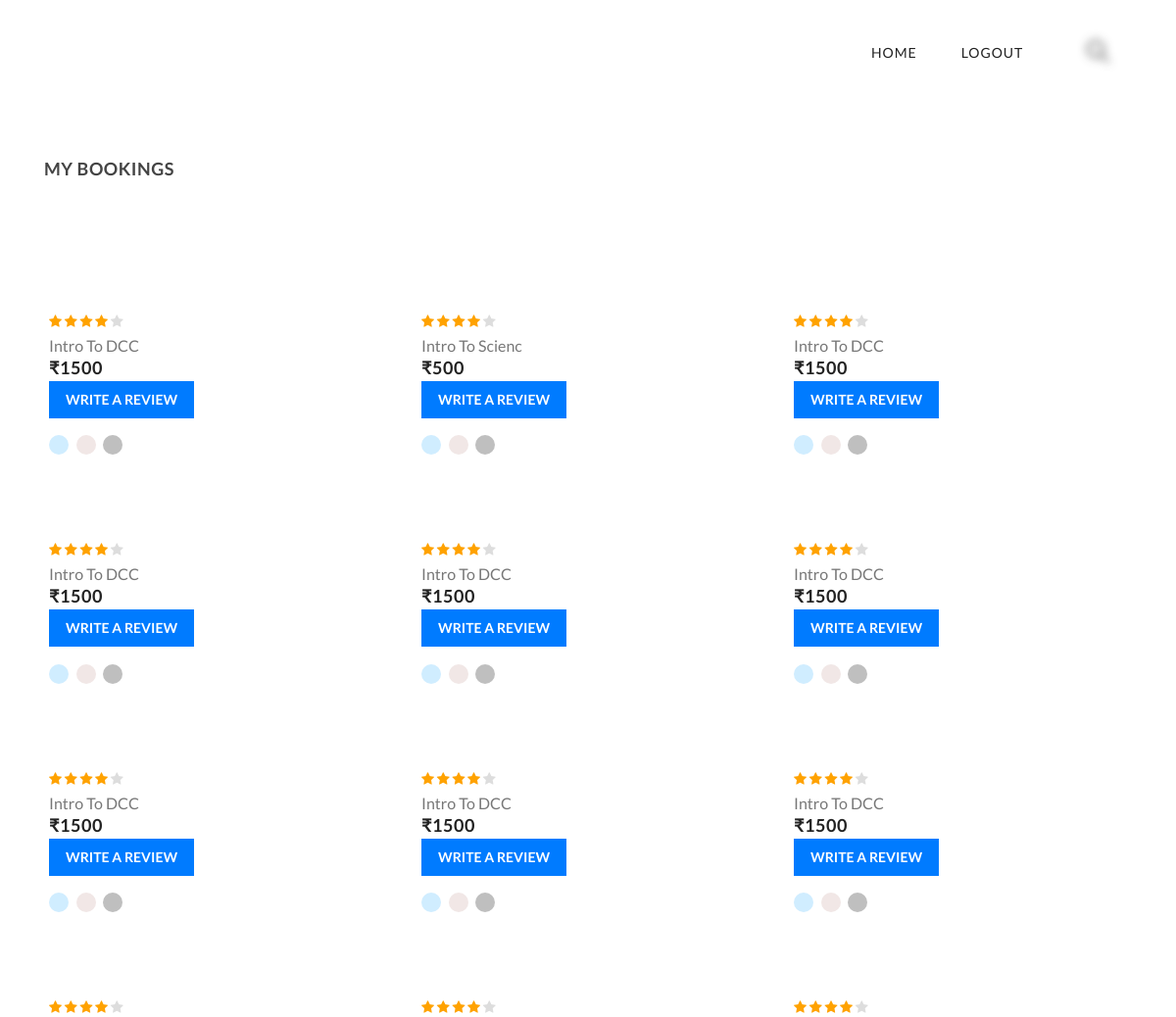
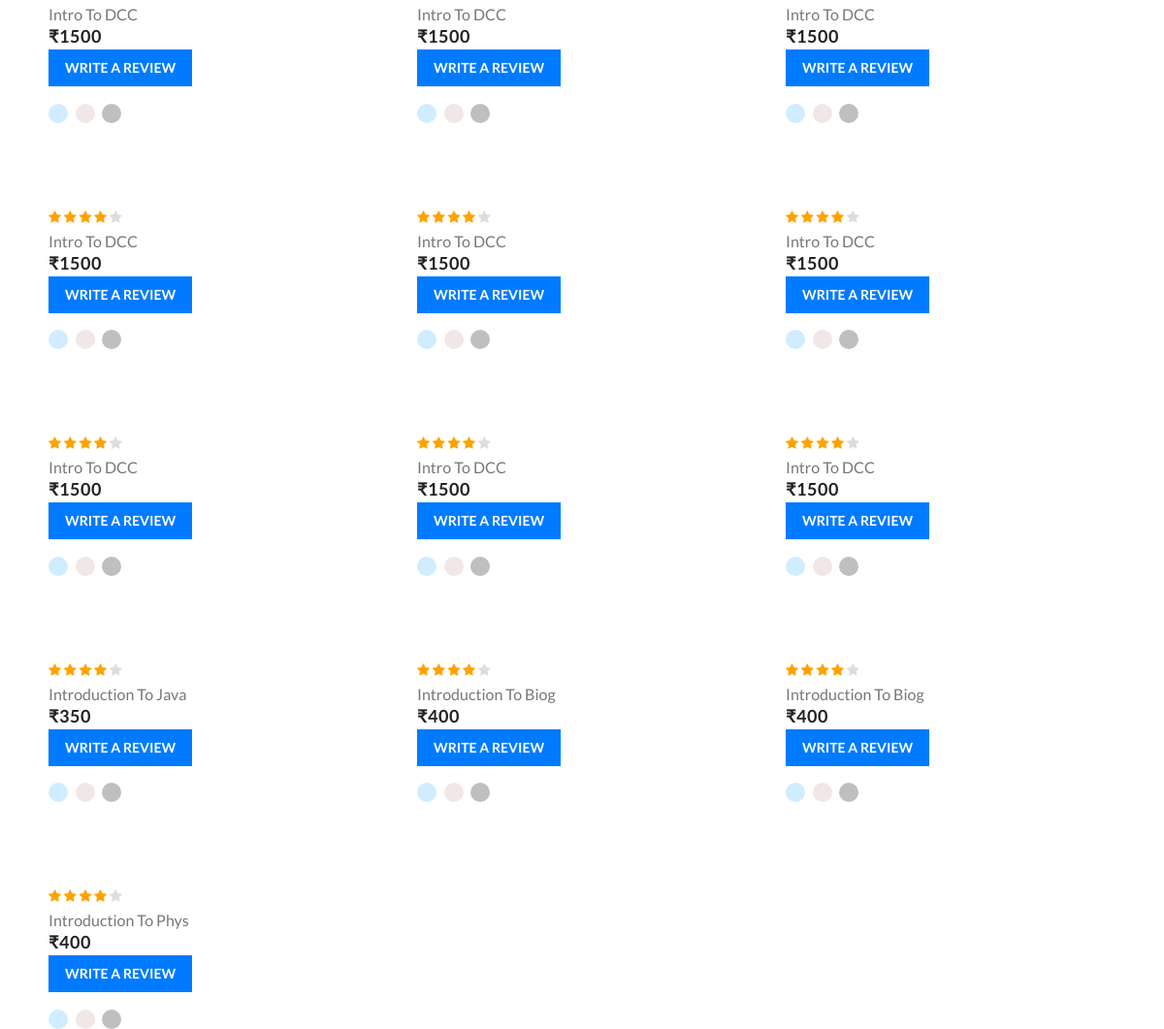
/student/bookings (signed in), run on an earlier commit of the app's database (2 pictures, top to bottom).
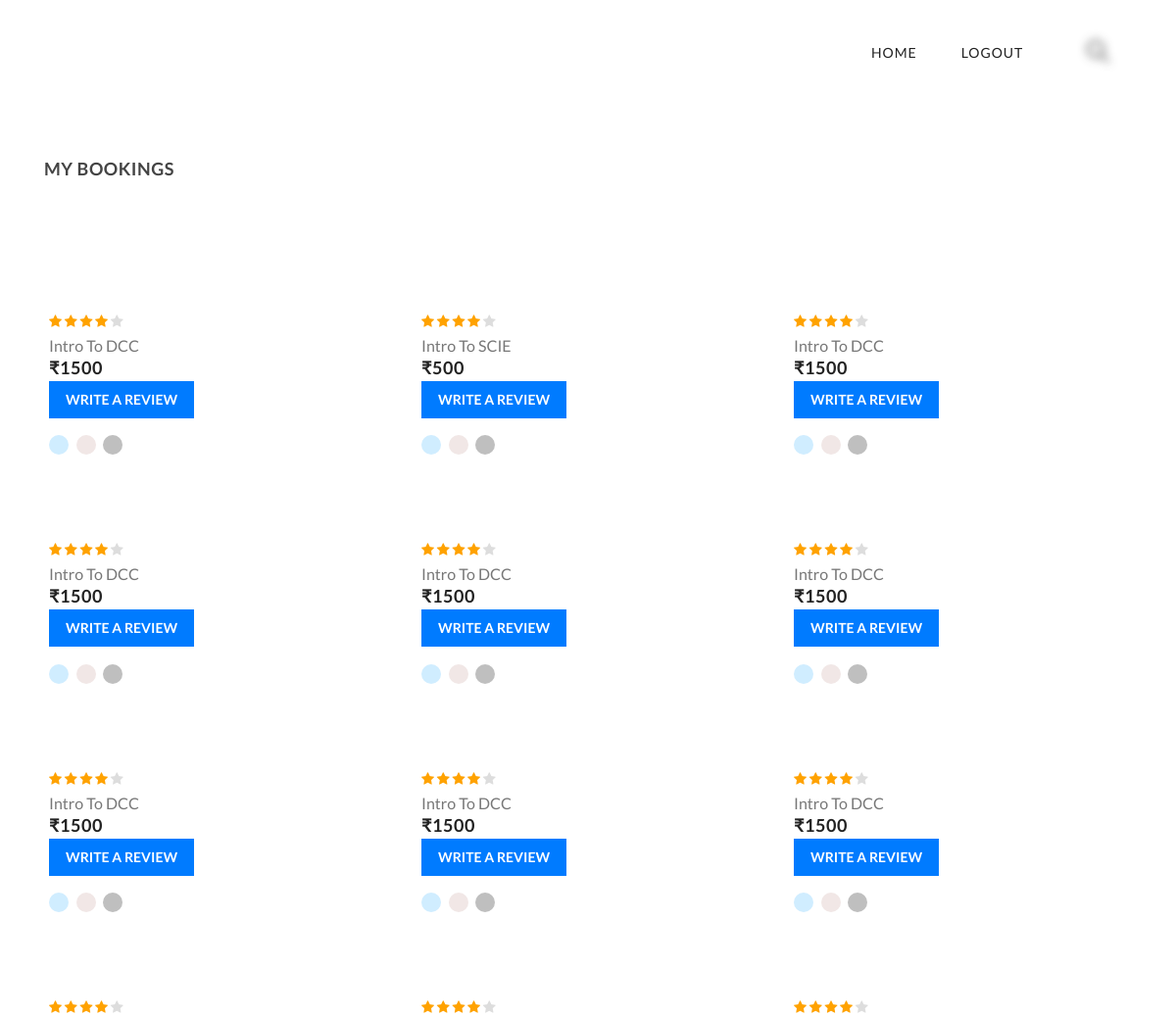
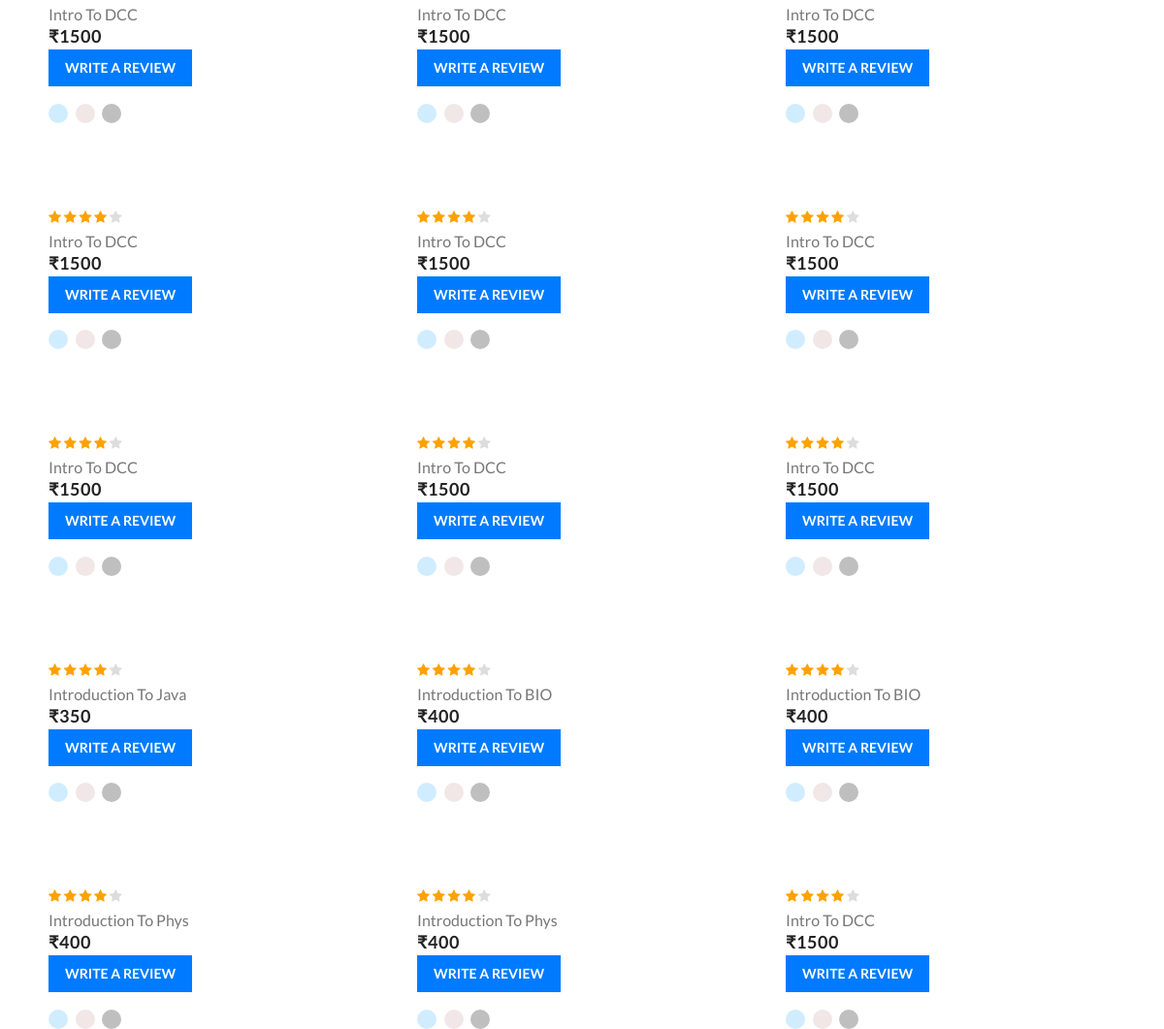
And on a later commit of the database (2 pictures, top to bottom).
### student/models.py (models this page shows)
class myBookedSlots(models.Model):
    user=models.ForeignKey(User,on_delete=models.CASCADE)
    booked_course=models.ForeignKey(NewCourse,on_delete=models.CASCADE)
    date = models.DateTimeField(blank=True, null=True)
    time=models.ForeignKey(FixTimings, on_delete=models.CASCADE)

### teacher/models.py (models this page shows)
class NewCourse(models.Model):
    user = models.ForeignKey(User,on_delete=models.CASCADE)
    title=models.CharField(max_length=20,blank=False)
    timings=models.ManyToManyField(Timings)
    price=models.IntegerField(default=0)
    description=models.TextField(max_length=250, blank=True)

### student/views.py (the view)
# urls.py: path('bookings',views.bookings,name="bookings"),
def bookings(request):
    s=myBookedSlots.objects.filter(user=request.user)
    context={'s':s}
    return render(request, 'student/myslots.html', context)

### student/templates/student/myslots.html (shortened to what the changed rows need)
<!DOCTYPE html>
<html lang="en">
<head>
    {% load static %}
    <link rel="stylesheet" type="text/css" href="http://maxcdn.bootstrapcdn.com/font-awesome/4.1.0/css/font-awesome.min.css">
    <link rel="stylesheet" type="text/css" href="{% static 'student/css/slick.css' %}">
    <link rel="stylesheet" type="text/css" href="{% static 'student/css/slick-theme.css' %}">
    <link rel="stylesheet" type="text/css" href="{% static 'student/css/animate.css' %}">
    <link rel="stylesheet" type="text/css" href="{% static 'student/css/themify-icons.css' %}">
    <link rel="stylesheet" type="text/css" href="{% static 'student/css/bootstrap.css' %}">
    <link rel="stylesheet" type="text/css" href="{% static 'student/css/style.css' %}">
</head>
<body>
    <section class="section-b-space ratio_asos p-0">
        <div class="collection-wrapper">
            <div class="container">
                <div class="row">
                    <div class="collection-content col">
                        <div class="page-main-content">
                            <div class="collection-product-wrapper">
                                <div class="product-wrapper-grid">
                                    <div class="row margin-res">
                                        {% for i in s %}
                                        <div class="col-lg-4 col-6 col-grid-box">
                                            <div class="product-box">
                                                <div class="img-wrapper">
                                                    <div class="front">
                                                    </div>
                                                </div>
                                                <div class="product-detail">
                                                    <div>
                                                        <div class="rating" style="margin-bottom:5px;"> <i class="fa fa-star"></i> <i
                                                                class="fa fa-star"></i> <i class="fa fa-star"></i> <i
                                                                class="fa fa-star"></i> <i class="fa fa-star"></i></div>
                                                                <a href="#">
                                                            <h6>{{i.booked_course.title}}</h6>
                                                        </a>
                                                        <h4 style="margin-bottom:5px;">₹{{i.booked_course.price}}</h4>
                                                        <a href="/student/review/{{i.booked_course.id}}">
                                                            <button type="button" class="btn btn-primary btn-lg">Write A review</button>
                                                          </a>
                                                        <ul class="color-variant">
                                                            <li class="bg-light0"></li>
                                                            <li class="bg-light1"></li>
                                                            <li class="bg-light2"></li>
                                                        </ul>
                                                    </div>
                                                </div>
                                            </div>
                                        </div>
                                        {% endfor %}
                                                           </div>
                                        </div>
                                    </div>
                                </div>
                            </div>
                        </div>
                    </div>
                </div>
    </section>
</body>
</html>

What changed in the data, as far as the page shows it:
changed through a linked row, myBookedSlots: booked_course "Intro To Scienc" → "Intro To SCIE"
changed through a linked row, myBookedSlots (number 20 of 24 on the later page): booked_course "Introduction To Biog" → "Introduction To BIO"
changed through a linked row, myBookedSlots (number 21 of 24 on the later page): booked_course "Introduction To Biog" → "Introduction To BIO"
added myBookedSlots: booked_course "Introduction To Phys", booked_course.price "400"
added myBookedSlots: booked_course "Intro To DCC", booked_course.price "1500"
